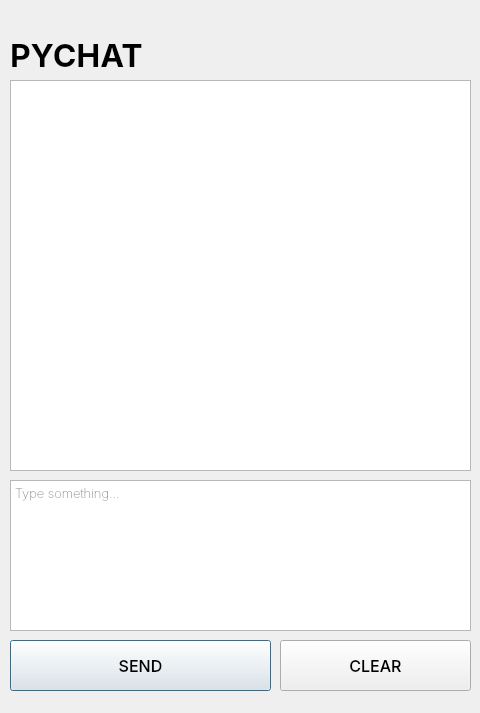
<?xml version="1.0" encoding="UTF-8"?>
<ui version="4.0">
 <class>Dialog</class>
 <widget class="QDialog" name="Dialog">
  <property name="geometry">
   <rect>
    <x>0</x>
    <y>0</y>
    <width>480</width>
    <height>713</height>
   </rect>
  </property>
  <property name="windowTitle">
   <string>Dialog</string>
  </property>
  <widget class="QTextBrowser" name="messagesArea">
   <property name="geometry">
    <rect>
     <x>10</x>
     <y>80</y>
     <width>461</width>
     <height>391</height>
    </rect>
   </property>
  </widget>
  <widget class="QTextEdit" name="messageEdit">
   <property name="geometry">
    <rect>
     <x>10</x>
     <y>480</y>
     <width>461</width>
     <height>151</height>
    </rect>
   </property>
   <property name="font">
    <font>
     <family>Inter Thin</family>
    </font>
   </property>
   <property name="cursor" stdset="0">
    <cursorShape>IBeamCursor</cursorShape>
   </property>
   <property name="html">
    <string>&lt;!DOCTYPE HTML PUBLIC &quot;-//W3C//DTD HTML 4.0//EN&quot; &quot;http://www.w3.org/TR/REC-html40/strict.dtd&quot;&gt;
&lt;html&gt;&lt;head&gt;&lt;meta name=&quot;qrichtext&quot; content=&quot;1&quot; /&gt;&lt;style type=&quot;text/css&quot;&gt;
p, li { white-space: pre-wrap; }
&lt;/style&gt;&lt;/head&gt;&lt;body style=&quot; font-family:'Inter Thin'; font-size:10pt; font-weight:400; font-style:normal;&quot;&gt;
&lt;p style=&quot; margin-top:0px; margin-bottom:0px; margin-left:0px; margin-right:0px; -qt-block-indent:0; text-indent:0px;&quot;&gt;&lt;span style=&quot; font-family:'Cantarell'; color:#959595;&quot;&gt;Type something...&lt;/span&gt;&lt;/p&gt;&lt;/body&gt;&lt;/html&gt;</string>
   </property>
  </widget>
  <widget class="QPushButton" name="sendButton">
   <property name="geometry">
    <rect>
     <x>10</x>
     <y>640</y>
     <width>261</width>
     <height>51</height>
    </rect>
   </property>
   <property name="font">
    <font>
     <family>Inter Medium</family>
     <pointsize>12</pointsize>
     <weight>50</weight>
     <italic>false</italic>
     <bold>false</bold>
    </font>
   </property>
   <property name="text">
    <string>SEND</string>
   </property>
  </widget>
  <widget class="QPushButton" name="clearButton">
   <property name="geometry">
    <rect>
     <x>280</x>
     <y>640</y>
     <width>191</width>
     <height>51</height>
    </rect>
   </property>
   <property name="font">
    <font>
     <family>Inter Medium</family>
     <pointsize>12</pointsize>
     <weight>50</weight>
     <italic>false</italic>
     <bold>false</bold>
    </font>
   </property>
   <property name="text">
    <string>CLEAR</string>
   </property>
  </widget>
  <widget class="KBusyIndicatorWidget" name="kbusyindicatorwidget">
   <property name="geometry">
    <rect>
     <x>446</x>
     <y>85</y>
     <width>20</width>
     <height>21</height>
    </rect>
   </property>
  </widget>
  <widget class="QLabel" name="logo">
   <property name="geometry">
    <rect>
     <x>10</x>
     <y>40</y>
     <width>141</width>
     <height>31</height>
    </rect>
   </property>
   <property name="font">
    <font>
     <family>Inter Extra Bold</family>
     <pointsize>24</pointsize>
     <weight>75</weight>
     <bold>true</bold>
    </font>
   </property>
   <property name="text">
    <string>PYCHAT</string>
   </property>
  </widget>
 </widget>
 <customwidgets>
  <customwidget>
   <class>KBusyIndicatorWidget</class>
   <extends>QWidget</extends>
   <header>kbusyindicatorwidget.h</header>
  </customwidget>
 </customwidgets>
 <resources/>
 <connections/>
</ui>
